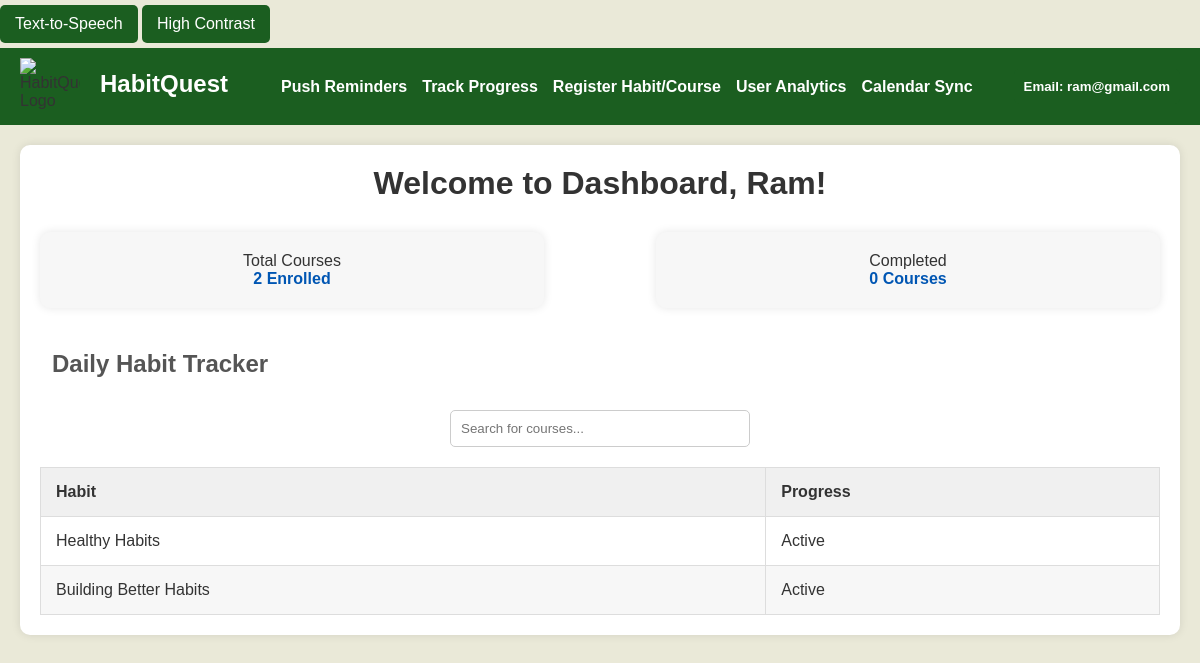
Screenshot of / (signed in) with the database file from the repository.
### tables this page shows
CREATE TABLE Tasks (
        task_id INTEGER PRIMARY KEY AUTOINCREMENT,
        content_id INTEGER,
        user_id INTEGER,  -- User ID to track task ownership
        task_name TEXT NOT NULL,
        due_date TEXT,
        status TEXT CHECK(status IN ('Completed', 'Pending','Active')),
        completion_date TEXT,
        time_spent INTEGER,
        reward_earned TEXT,
        FOREIGN KEY(user_id) REFERENCES Users(user_id) ON DELETE CASCADE
    );

### Main.py (the view, shortened to what this page needs)
@app.route('/', methods=['GET','POST'])
def index():
    print(session)
    if 'email' in session:
        user_id = session['user_id']
        conn = get_db_connection()
        cursor = conn.cursor()
        role = session['role']
        if role == 'Child':
            cursor.execute('SELECT COUNT(*) as enrolled_count FROM Habits WHERE user_id = ?', (user_id,))
            enrolled_count = cursor.fetchone()['enrolled_count']
            print(user_id)
            cursor.execute('SELECT COUNT(*) as completed_count FROM Tasks WHERE user_id = ? AND status = ?',
                        (user_id, 'Completed'))
            completed_count = cursor.fetchone()[0] # Access the first element to get the count
            print(f'Number of completed courses: {completed_count}')
            if completed_count is None:
                completed_count = 0
            cursor.execute('SELECT task_name, status, content_id FROM Tasks WHERE user_id = ?', (user_id,))
            enrolled_courses = cursor.fetchall()
            print(completed_count)
            conn.close()
            current_alerts = alerts.copy()
            alerts.clear()
            return render_template('home.html', user=session, user_id=user_id,
                                enrolled_count=enrolled_count,
                                completed_count=completed_count,
                                enrolled_courses=enrolled_courses,alerts=current_alerts)

### Main.py (called while the page is built)
def get_db_connection():
    conn = sqlite3.connect('habit_tracker.db',timeout=10)
    conn.row_factory = sqlite3.Row  # To fetch rows as dictionaries
    return conn

### templates/home.html (shortened to what this page needs)
<!DOCTYPE html>
<html lang="en">
<head>
</head>
<body>
    <div class="accessibility-controls">
        <button onclick="toggleTextToSpeech()">Text-to-Speech</button>
        <button onclick="toggleContrast()">High Contrast</button>
    </div>
    <div class="navbar">
        <header class="logo-container">
            <img src="https://cdn.builder.io/api/v1/image/assets/TEMP/eb1830b5454e0074642c040444e16c8b4efe38cc3a5289983eba32e185b3736b?placeholderIfAbsent=true&apiKey=aa3f52c3f2244f6ca05b5f4f61461c10" alt="HabitQuest Logo" class="logo-image">
            <a href="{{url_for('index')}}" class="no-underline"><h2>HabitQuest</h2></a>
          </header>
        <div class="nav-links">
            <a href="{{url_for('notification')}}">Push Reminders</a>
            <a href="{{url_for('progress')}}">Track Progress</a>
            <a href="{{url_for('courses')}}">Register Habit/Course</a>
            <a href="{{url_for('user_analysis')}}">User Analytics</a>
            <a href="{{url_for('sync')}}">Calendar Sync</a>
        </div>
        <div class="dropdown">
            <button class="dropbtn"> <h5 style="align-content: left; color: white;">Email: {{user['email']}}</h5></button>
        </div>
    </div>
<div class="text-to-speak">
    <div class="dashboard-container">
        <h1>Welcome to Dashboard, {{ user['name'] }}!</h1>
        <div class="course-info">
            <div class="courses-enrolled">
                <p>Total Courses</p>
                <a href="#">{{enrolled_count }} Enrolled</a>
            </div>
            <div class="courses-completed">
                <p>Completed</p>
                <a href="#">{{ completed_count }} Courses</a>
            </div>
        </div>
        <div class="habit-tracker">
            <h2>Daily Habit Tracker</h2>
            <div class="search-container">
                <input type="text" id="searchInput" onkeyup="searchCourses()" placeholder="Search for courses..." aria-label="Search for courses">
            </div>
            <table>
                <thead>
                    <tr>
                        <th>Habit</th>
                        <th>Progress</th>
                    </tr>
                </thead>
                <tbody>
                    {% for habit in enrolled_courses %}
                <tr>
                    <td><a href="{{ url_for('course_content', content_id=habit['content_id']) }}" class="habit-link">
                        {{ habit['task_name'] }}
                    </a></td>
                    <td>{{ habit['status'] }}</td>
                </tr>
            {% endfor %}
                </tbody>
            </table>
        </div>
    </div>
</div>
</body>
</html>

### templates/home.html (style rules this page uses)
* { margin: 0; padding: 0; box-sizing: border-box; }
body { font-family: 'Arial', sans-serif; background-color: #eae9d8; color: #333; }
.navbar { background-color: #1B5E20; display: flex; justify-content: space-between; align-items: center; padding: 10px 20px; }
.nav-links { display: flex; gap: 15px; }
.nav-links a { color: white; text-decoration: none; font-weight: bold; }
.dashboard-container { margin: 20px; padding: 20px; background-color: white; border-radius: 10px; box-shadow: 0 0 10px rgba(0, 0, 0, 0.1); }
h1 { text-align: center; margin-bottom: 30px; color: #333; }
.course-info { display: flex; justify-content: space-between; margin-bottom: 30px; }
.courses-enrolled, .courses-completed { width: 45%; padding: 20px; background-color: #f7f7f7; text-align: center; border-radius: 10px; box-shadow: 0 0 10px rgba(0, 0, 0, 0.1); }
.courses-enrolled a, .courses-completed a { color: #0056b3; text-decoration: none; font-weight: bold; }
.habit-tracker h2 { margin-bottom: 20px; color: #555; }
table { width: 100%; border-collapse: collapse; }
thead { background-color: #f0f0f0; }
th, td { padding: 15px; text-align: left; border: 1px solid #ddd; }
tbody tr:nth-child(even) { background-color: #f7f7f7; }
.logo-container { align-self: left; display: flex; gap: 8px; }
.logo-image { aspect-ratio: 1.05; object-fit: contain; width: 60px; }
h2 { padding: 12px; color: white; }
.no-underline { text-decoration: none; }
.dropdown { position: relative; display: inline-block; }
.dropbtn { background-color: #1B5E20; color: white; padding: 10px; font-size: 16px; border: none; cursor: pointer; }
.search-container { text-align: center; margin-bottom: 20px; }
.search-container input { padding: 10px; width: 300px; border: 1px solid #ccc; border-radius: 5px; }
.habit-link { color: inherit; text-decoration: none; cursor: pointer; }
button, select { display: inline-block; padding: 10px 15px; font-size: 1em; color: #fff; background-color: #1B5E20; border: none; border-radius: 5px; cursor: pointer; transition: background-color 0.3s ease, transform 0.2s ease; margin: 5px 0; }

### rows the page displays
Tasks: task_name "Healthy Habits", status "Active"
Tasks: task_name "Building Better Habits", status "Active"

### other values shown
{{ user['email'] }} "ram@gmail.com"
{{ user['name'] }} "Ram"
{{ enrolled_count }} "2"
{{ completed_count }} "0"
